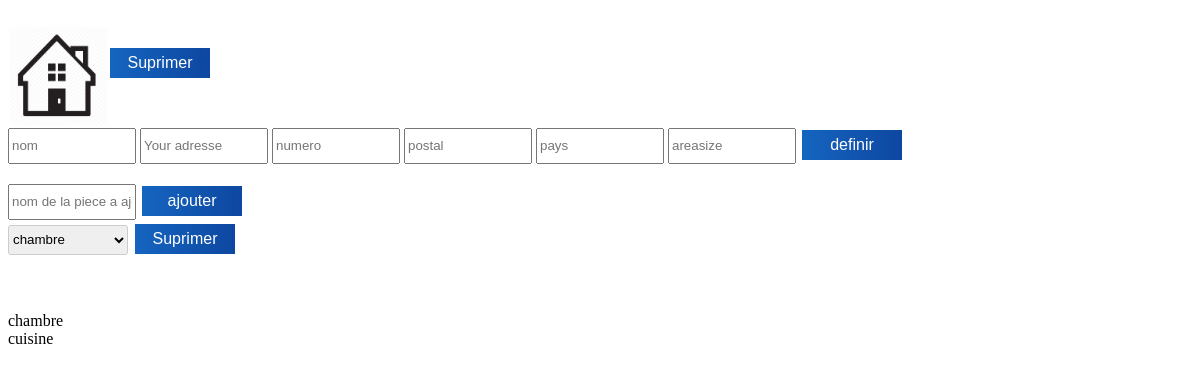
/page/Ajouts/Ajout-domicile.php, run on an earlier commit of the app's database.
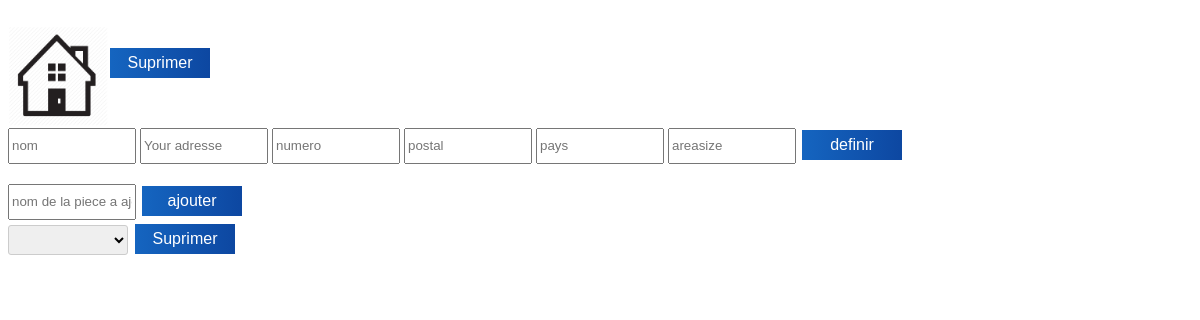
And on a later commit of the database.
### tables this page shows
CREATE TABLE IF NOT EXISTS `piece` (
  `ID` int(11) NOT NULL AUTO_INCREMENT,
  `ID_domicile` int(11) NOT NULL,
  `nom` varchar(50) NOT NULL,
  `nombre_capteurs` int(11) NOT NULL,
  PRIMARY KEY (`ID`)
);

### page/Ajouts/Ajout-domicile.php (the view, shortened to what this page needs)
<!DOCTYPE html>
<html>
<head>
    <link rel="stylesheet" href="ajout.css">
</head>
<body>
<?php
require('../../connexion_bdd.php');
?>
<br>
<div style="display:flex;flex-wrap: nowrap">
<img src="../image/homeicone.png" style="height: 100px;width: 100px;">
<div style="display: inline-block">
    <br>
    <form method="post">
    <input class="boutton" type="submit" name="new" value="Suprimer" >
    </form>
</div>
</div>
<div class="formulaire">
    <form class="deff_domicile" method="post">
        <input type="text" id="name" name="nom" placeholder="nom ">
        <input type="text" id="adresse" name="rue" placeholder="Your adresse">
        <input type="text" id="num" name="num" placeholder="numero">
        <input type="text" id="cpost" name="post" placeholder="postal">
        <input type="text" id="pays" name="pays" placeholder="pays">
        <input type="text" id="superficie" name="size" placeholder="areasize ">
        <input class="boutton" type="submit" name="ajouter" value="definir">
    </form>
    <br>
    <form class="add_room" method="post">
        <input type="text" id="piece" name="piece" placeholder="nom de la piece a ajouter ">
        <input class="boutton" type="submit" name="ajoutpiece" value="ajouter">
    </form>
    <form method="POST">
        <select class="select-style" id="piece" name="nom_piece" required>
            <?php
            $piece = $bdd->query("SELECT nom FROM piece WHERE ID_domicile=1  ");
            while ($donnees_pieces = $piece->fetch()){
                ?>
                <option value="<?php echo $donnees_pieces['nom'] ; ?>"> <?php echo $donnees_pieces['nom']; ?> </option>
                <?php
            }
            ?>
            <input class="boutton" type="submit" name="Suprimer" value="Suprimer" >
    </form>
</div>
    <br>
    <br>
    <?php $piece_ajoutees = $bdd->query("SELECT nom FROM piece WHERE ID_domicile=1 ORDER BY ID");
    while ($piece_dom = $piece_ajoutees->fetch()){
        ?><br>
        <?php echo $piece_dom['nom']; ?>
        <?php
    }
    ?>
</body>
</body>

What changed in the data, as far as the page shows it:
no longer on this page (row edited): piece: nom "chambre"
removed piece: nom "cuisine"
Also different on the page:
form field nom_piece: "chambre" → (not shown)
